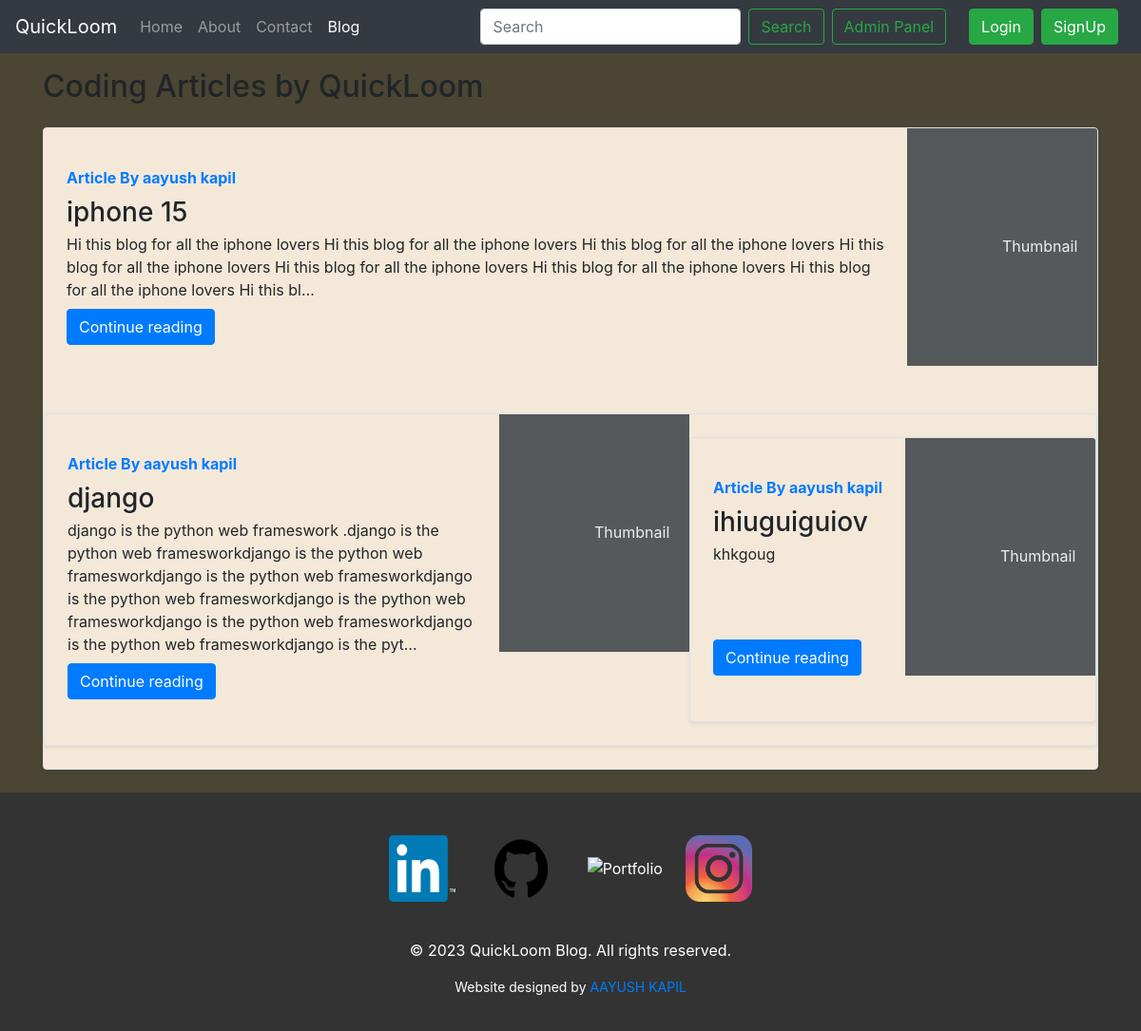
Screenshot of /blog/ with the database file from the repository.
### blog/models.py (models this page shows, shortened)
class Post(models.Model):
    sno = models.AutoField(primary_key= True)
    title = models.CharField(max_length=300)
    author = models.CharField(max_length=20)
    slug = models.CharField(max_length=150)
    timeStamp = models.DateTimeField(auto_now_add=True, blank=True)
    content = models.TextField()

### blog/views.py (the view)
# urls.py: path('', views.bloghome, name="bloghome"),
def bloghome(request):
    allpost = Post.objects.all()
    context = {'allpost' : allpost}
    return render(request ,'blog/blog.html' , context)

### templates/blog/blog.html (shortened to what this page needs)
{% extends "base.html" %}
{% block blogactive %} active {% endblock blogactive %}
{% block body %}
<div class="container my-3">
    <h2>Coding Articles by QuickLoom</h2>
    {% for post in allpost  %}
    <div class="row no-gutters border rounded overflow-hidden flex-md-row mb-4 shadow-sm h-md-250 my-4 position-relative" style="background-color: #f4e8d9;">
        <div class="col p-4 d-flex flex-column position-static my-3">
            <strong class="d-inline-block mb-2 text-primary">Article By {{ post.author}}</strong>
            <h3 class="mb-0">{{post.title}}</h3>
            <p class="card-text mb-auto">{{ post.content| safe |truncatechars:300}}</p>
            <div class="my-2">
            	<a href="/blog/{{post.slug}}" role="button" class="btn btn-primary">Continue reading</a>
            </div>
        </div>
        <div class="col-auto d-none d-lg-block">
            <svg class="bd-placeholder-img" width="200" height="250" xmlns="http://www.w3.org/2000/svg" preserveAspectRatio="xMidYMid slice" focusable="false" role="img" aria-label="Placeholder: Thumbnail">
                <rect width="100%" height="100%" fill="#55595c"></rect><text x="50%" y="50%" fill="#eceeef" dy=".3em">Thumbnail</text>
            </svg>
        </div>{% endfor %}
    </div>
 {% endblock body %}

### templates/base.html (style rules this page uses)
body { background-color: #4A4633; }

### rows the page displays
Post: author "aayush kapil", title "iphone 15", content "Hi this blog for all the iphone lovers Hi this blog for all the iphone lovers Hi this blog for all the iphone lovers Hi this blog for all the iphone lovers Hi this blog for all the iphone lovers Hi this blog for all the iphone lovers Hi this blog for all the iphone lovers Hi this bl…"
Post: author "aayush kapil", title "django", content "django is the python web frameswork .django is the python web framesworkdjango is the python web framesworkdjango is the python web framesworkdjango is the python web framesworkdjango is the python web framesworkdjango is the python web framesworkdjango is the python web framesworkdjango is the pyt…"
Post: author "aayush kapil", title "ihiuguiguiov", content "khkgoug"
